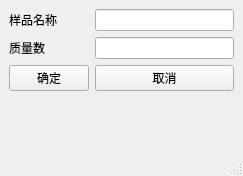
<?xml version="1.0" encoding="UTF-8"?>
<ui version="4.0">
 <class>SampleInfoInsertWindow</class>
 <widget class="QMainWindow" name="SampleInfoInsertWindow">
  <property name="geometry">
   <rect>
    <x>0</x>
    <y>0</y>
    <width>243</width>
    <height>176</height>
   </rect>
  </property>
  <property name="windowTitle">
   <string>MainWindow</string>
  </property>
  <widget class="QWidget" name="centralwidget">
   <layout class="QFormLayout" name="formLayout">
    <item row="0" column="0">
     <widget class="QLabel" name="label">
      <property name="text">
       <string>样品名称</string>
      </property>
     </widget>
    </item>
    <item row="0" column="1">
     <widget class="QLineEdit" name="line_sample_name"/>
    </item>
    <item row="2" column="0">
     <widget class="QLabel" name="label_2">
      <property name="text">
       <string>质量数</string>
      </property>
     </widget>
    </item>
    <item row="2" column="1">
     <widget class="QLineEdit" name="line_sample_ms"/>
    </item>
    <item row="5" column="1">
     <widget class="QPushButton" name="pushButton_2">
      <property name="text">
       <string>取消</string>
      </property>
     </widget>
    </item>
    <item row="5" column="0">
     <widget class="QPushButton" name="btn_sample_insert_ok">
      <property name="text">
       <string>确定</string>
      </property>
     </widget>
    </item>
   </layout>
  </widget>
  <widget class="QMenuBar" name="menubar">
   <property name="geometry">
    <rect>
     <x>0</x>
     <y>0</y>
     <width>243</width>
     <height>23</height>
    </rect>
   </property>
  </widget>
  <widget class="QStatusBar" name="statusbar"/>
 </widget>
 <resources/>
 <connections/>
</ui>
